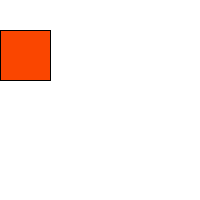
Frame 1 (no input)
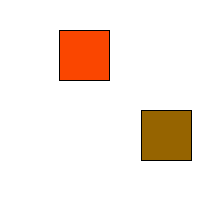
Frame 60 (the mouse pressed at the canvas centre just before this capture)
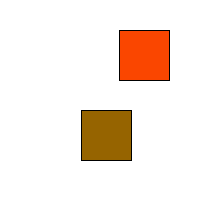
Frame 120 (the mouse held since frame 60 and released just before this capture)

The Processing sketch that drew these frames (run headless with seeded random() and noise(); from frame 60 on, the mouse is pressed at the canvas centre):

// Processing sketch: Exercise_1_p4
// ── Exercise_1_p4.pde
int i = -50;
int k = -50;
int j = -50;

int x = 200;
int y = 200;
int z = 200;

void setup(){
size(200, 200);

i=0;
}
void draw(){
background(255);
fill(250, 70, 0);
rect(i, 30, 50, 50);

if(i++ >= 150){
  rect(j, 30, 50, 50);
  if(j++ >= 150){
     rect(k, 30, 50, 50);
     if(k++ >= 200){
     k = -50;
     }
  }
}
fill(150, 100, 0);
rect(x, 110, 50, 50);

if(x-- <= 1){
  rect(y, 110, 50, 50);
  if(y-- <= 1){
  rect(z, 110, 50, 50);
  if(z-- == -50){
  z = 200;
  }
  }
}
}
